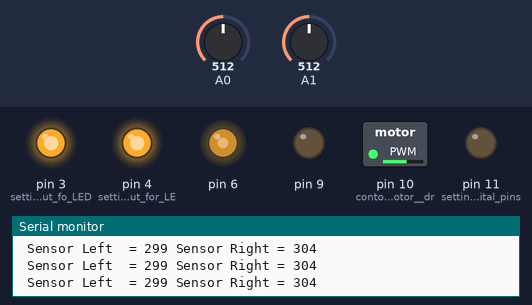
This sketch was run on a simulated Arduino Uno, built with avr-gcc and run on an emulated ATmega328P. On the bench: switched loads named in the sketch (green lamp = pin HIGH), output pins drawn as LEDs (lit = HIGH), the last lines printed to the serial monitor. Dashed ring = blinking. Inputs (shaded band) come from the test bench; at power-on: A0 = 512, A1 = 512.

Above: at 1.2 s.
1.3 s: A0 set to 187
4.3 s: A0 set to 158
At 5.5 s:
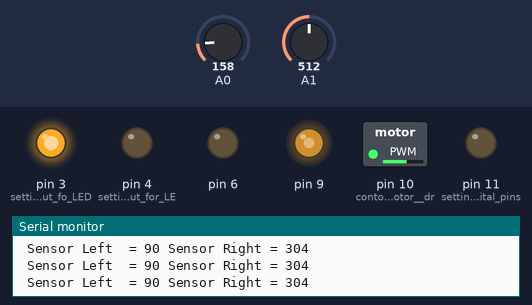
5.8 s: A1 set to 179
8.8 s: A1 set to 154
At 11.7 s:
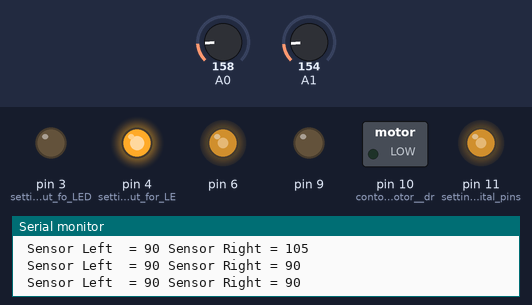
11.8 s: A0 set to 306
At 12.6 s:
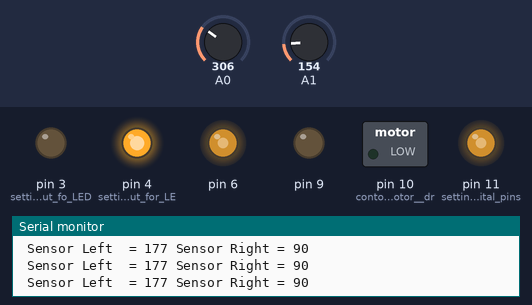
13.3 s: A0 set to 122
At 14.1 s:
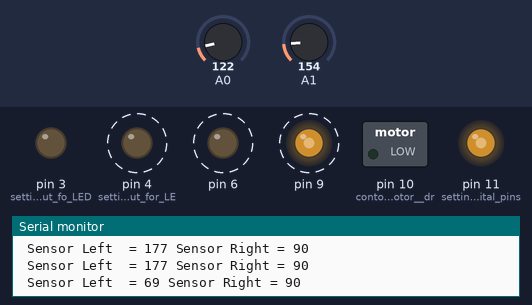
Timing chart, 0 to 17.3 s (numbered marks = the images above; inputs shaded):
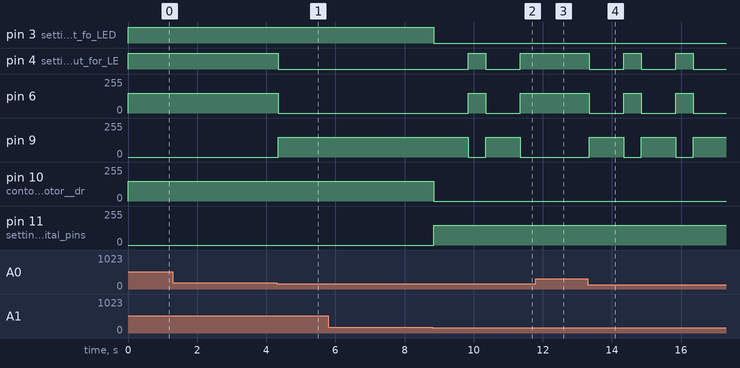

Measured:
- the behaviour switches between 174 and 173 on A0 (found by bisection; images 0 and 1)
- the behaviour switches between 171 and 170 on A1 (found by bisection; images 1 and 2)
- after the input at 4.3 s, pin 4 (setting_the_output_for_LE): HIGH → LOW at once; pin 6: 150/255 → 0/255 at once; pin 9: 0/255 → 150/255 at once
- after the input at 8.8 s, pin 3 (setting_the_output_fo_LED): HIGH → LOW at once; pin 4 (setting_the_output_for_LE): LOW → HIGH after 1.0 s, → LOW 0.51 s later, → HIGH 1.0 s later
- after the input at 11.8 s, pin 4 (setting_the_output_for_LE): stays HIGH (without the input it goes to LOW after 0.06 s); pin 6: stays 150/255 (without the input it goes to 0/255 after 0.06 s); pin 9: stays 0/255 (without the input it goes to 150/255 after 0.06 s)
- after the input at 13.3 s, pin 4 (setting_the_output_for_LE): alternates HIGH for 0.51 s and LOW for 1.0 s, starting at once; pin 6: alternates 150/255 for 0.51 s and 0/255 for 1.0 s, starting at once; pin 9: alternates 150/255 for 1.0 s and 0/255 for 0.51 s, starting at once

The sketch:

IR_robot.ino
```cpp
int left_sensor = 0;  //variable for left sensor
int right_sensor = 0; //variable for right sensor
int value;            //variable for temporary value
//int corner;         // state variable for corner situation
int pmw = 150;	     //variable for Pulse Width Modulation for Motors

void setup()
{
  pinMode(11, OUTPUT);    //setting the digital pins to output mode for 11
  pinMode(10, OUTPUT);   //contorlling the motor  driver
  pinMode(9, OUTPUT);
  pinMode(6, OUTPUT);
  pinMode(4, OUTPUT);   //setting the output for LED 1
  pinMode(3, OUTPUT);   //setting the output fo LED 2
  Serial.begin(9600);

}

void loop(){

  value = analogRead(0);   // reading the values returned from sensor
  left_sensor = map(value, 4, 437, 0, 255);  //     mapping it into a desirable range
  value = analogRead(1);
  right_sensor = map(value, 4, 429, 0, 255);

  Serial.print(" Sensor Left  = ");          // printing the values of both sensor into
  Serial.print(left_sensor);                 // serial monitor for inspection
  Serial.print(" Sensor Right = ");
  Serial.println(right_sensor);

   // use this commented code alone if you donâ€™t need corner handling
//  if(left_sensor<100 && right_sensor<100)
//    reverse();
//  else if(right_sensor<100)
//    left();
//  else if(left_sensor<100)
//     right();
//  else
//    forward();
//    delay(10);


// The code below checks for changes in the sensor values , decides if it should move left ,right ,forward or backwards
// This code handles corner situation also

  if(left_sensor<100 && right_sensor<100){
//   if(corner==0){
//     corner = 1;
     reverse();
     delay(1000);
     left();
     delay(400);
     while(left_sensor<100){
       left();
       delay(100);
//       if(right_sensor>left_sensor)
//       left();
       break;
       }
     }
//   if(corner==1){
//     corner = 2;
//     reverse();
//     delay(2000);
//     left();
//     delay(30);
//     while(left_sensor<100){
//       left();
//       delay(500);
//       if(right_sensor>left_sensor)
//       left();
//       break;
//       }
//     }
//   if(corner==2){
//     corner = 0;
//     reverse();
//     delay(2000);
//     right();
//     delay(1000);
//     while(right_sensor<100){
//       right();
//       delay(500);
//       if(right_sensor>left_sensor)
//       right();
//       break;
//       }
//     }
//  }
  else if(right_sensor<100)
  left();
  else if(left_sensor<100)
  right();
  else
  forward();
  delay(10);
}


// function for moving both motors forward


void forward(){
  digitalWrite(4, HIGH);
  digitalWrite(3, HIGH);
  analogWrite(11, 0);
  analogWrite(10, pmw);
  analogWrite(9, 0);
  analogWrite(6, pmw);
}


// function for moving both motors backwards

void reverse(){
  digitalWrite(4, LOW);
  digitalWrite(3, LOW);
  analogWrite(11, pmw);
  analogWrite(10, 0);
  analogWrite(9, pmw);
  analogWrite(6, 0);
}

// function for moving left motor forward and right motor backwards for turning the robot to right side

void right(){
   digitalWrite(4, LOW);
  digitalWrite(3, HIGH);
  analogWrite(11, 0);
  analogWrite(10, pmw);
  analogWrite(9, pmw);
  analogWrite(6, 0);
}


// function for moving right motor forward and left motor backwards for turning the robot to left side

void left(){
  digitalWrite(4, HIGH);
  digitalWrite(3, LOW);
  analogWrite(11, pmw);
  analogWrite(10, 0);
  analogWrite(9, 0);
  analogWrite(6, pmw);
}
```
